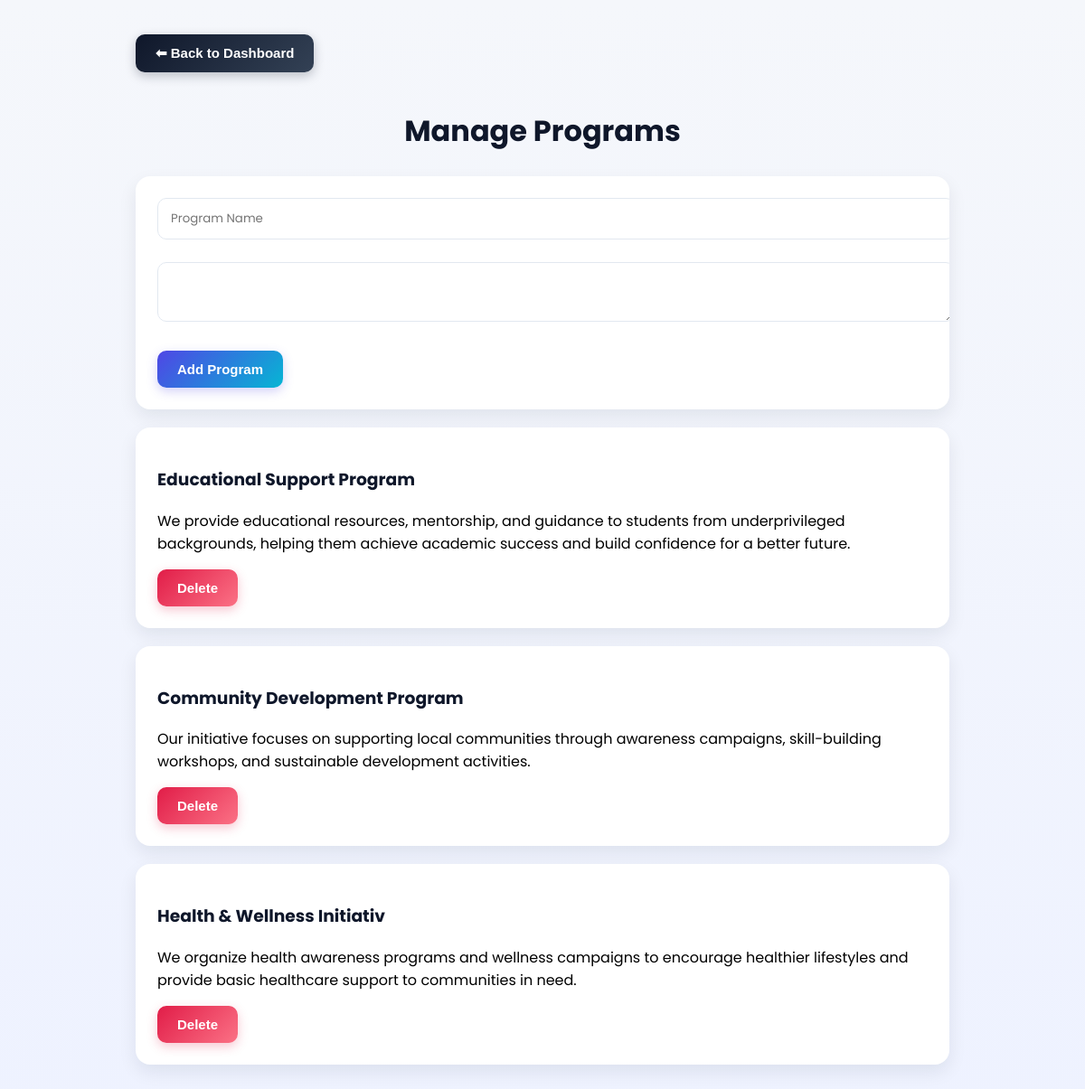
/manage_programs, run on the app's committed database.
### tables this page shows
CREATE TABLE programs(
            id INTEGER PRIMARY KEY AUTOINCREMENT,
            name TEXT NOT NULL,
            description TEXT
    );

### app.py (the view)
@app.route("/manage_programs")
def manage_programs():
    conn = sqlite3.connect("student.db")
    cursor = conn.cursor()
    cursor.execute("SELECT * FROM programs")
    programs = cursor.fetchall()
    conn.close()
    return render_template("manage_programs.html", programs=programs)

### templates/manage_programs.html (shortened to what this page needs)
<!DOCTYPE html>
<html>
<head>
    <link rel="stylesheet" href="{{ url_for('static', filename='admin-theme.css') }}">
</head>
<body>
<div class="container">
    <a href="/dashboard">
        <button class="back-btn">
            ⬅ Back to Dashboard
        </button>
    </a>
    <h1>Manage Programs</h1>
    <div class="card">
        <form action="/add_program" method="POST">
            <input type="text"
                   name="name"
                   placeholder="Program Name"
                   required>
            <br><br>
            <textarea name="description"
                      placeholder="Program Description"
                      required>
            </textarea>
            <br><br>
            <button type="submit">
                Add Program
            </button>
        </form>
    </div>
    {% for program in programs %}
    <div class="card">
        <h3>{{ program[1] }}</h3>
        <p>{{ program[2] }}</p>
        <a href="/delete_program/{{ program[0] }}">
            <button class="delete-btn">
                Delete
            </button>
        </a>
    </div>
    {% endfor %}
</div>
</body>
</html>

### static/admin-theme.css (style rules this page uses)
:root { --primary:#4f46e5; --primary-light:#6366f1; --secondary:#06b6d4; --teal:#0d9488; --teal-light:#14b8a6; --amber:#d97706; --amber-light:#f59e0b; --rose:#e11d48; --rose-light:#fb7185; --dark:#0f172a; --gray:#64748b; }
body { font-family:'Poppins', Arial, sans-serif !important; background:linear-gradient(180deg, #f5f7fb, #eef2ff) !important; }
h1, h2, h3, .page-title { font-weight:700; color:var(--dark); }
a { color:var(--primary); }
.container:not(.mt-5) { width:80%; max-width:900px; margin:auto; padding:30px; }
.container:not(.mt-5) h1 { text-align:center; margin-bottom:26px; }
.container > .card { background:white; padding:24px; border-radius:16px; border-top:4px solid var(--primary); box-shadow:0 8px 22px rgba(15,23,42,0.08); margin-bottom:20px; transition:transform 0.25s ease, box-shadow 0.25s ease; }
input, textarea, select { font-family:'Poppins', Arial, sans-serif; transition:border-color 0.2s ease, box-shadow 0.2s ease; }
input:not(.form-control):not(.form-select), textarea:not(.form-control) { padding:12px 14px !important; border:1.5px solid #e2e8f0 !important; border-radius:10px !important; outline:none; }
button:not(.btn) { background:linear-gradient(135deg, var(--primary), var(--secondary)); color:white; border:none; padding:12px 22px; border-radius:10px; cursor:pointer; font-size:15px; font-weight:600; box-shadow:0 4px 12px rgba(79,70,229,0.25); transition:transform 0.2s ease, filter 0.2s ease, box-shadow 0.2s ease; }
.delete-btn { background:linear-gradient(135deg, var(--rose), var(--rose-light)) !important; box-shadow:0 4px 12px rgba(225,29,72,0.25) !important; }
.back-btn { background:linear-gradient(135deg, var(--dark), #334155) !important; box-shadow:0 4px 12px rgba(15,23,42,0.25) !important; margin-bottom:20px; }
.card { border:none !important; border-radius:16px !important; box-shadow:0 8px 20px rgba(15,23,42,0.08) !important; transition:transform 0.25s ease, box-shadow 0.25s ease !important; overflow:hidden; }

### templates/manage_programs.html (style rules this page uses)
body { font-family: Arial, sans-serif; background: #f4f6f9; }
.container { width: 80%; margin: auto; padding: 30px; }
.card { background: white; padding: 20px; border-radius: 12px; margin-bottom: 20px; box-shadow: 0px 0px 10px rgba(0,0,0,0.1); }
input, textarea { width: 100%; padding: 12px; border-radius: 8px; border: 1px solid #ccc; }
button { background: #007bff; color: white; border: none; padding: 10px 18px; border-radius: 8px; }
.delete-btn { background: red; }
.back-btn { background: #333; }

### data on the page
programs: name "Educational Support Program", description "We provide educational resources, mentorship, and guidance to students from underprivileged backgrounds, helping them achieve academic success and build confidence for a better future."
programs: name "Community Development Program", description "Our initiative focuses on supporting local communities through awareness campaigns, skill-building workshops, and sustainable development activities."
programs: name "Health & Wellness Initiativ", description "We organize health awareness programs and wellness campaigns to encourage healthier lifestyles and provide basic healthcare support to communities in need."
